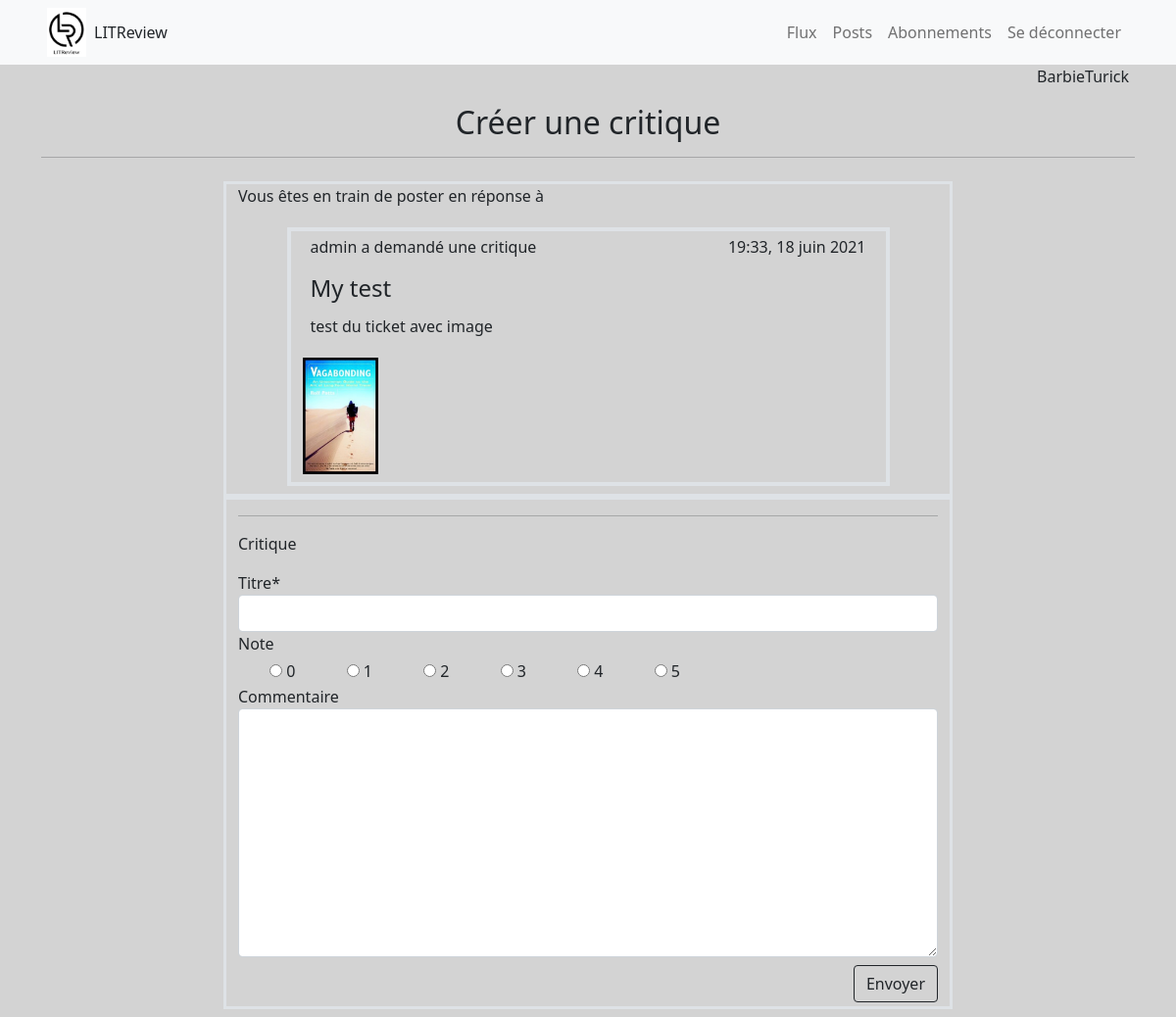
Page /add_review/review_with_ticket/1 (signed in) on the earlier database version.
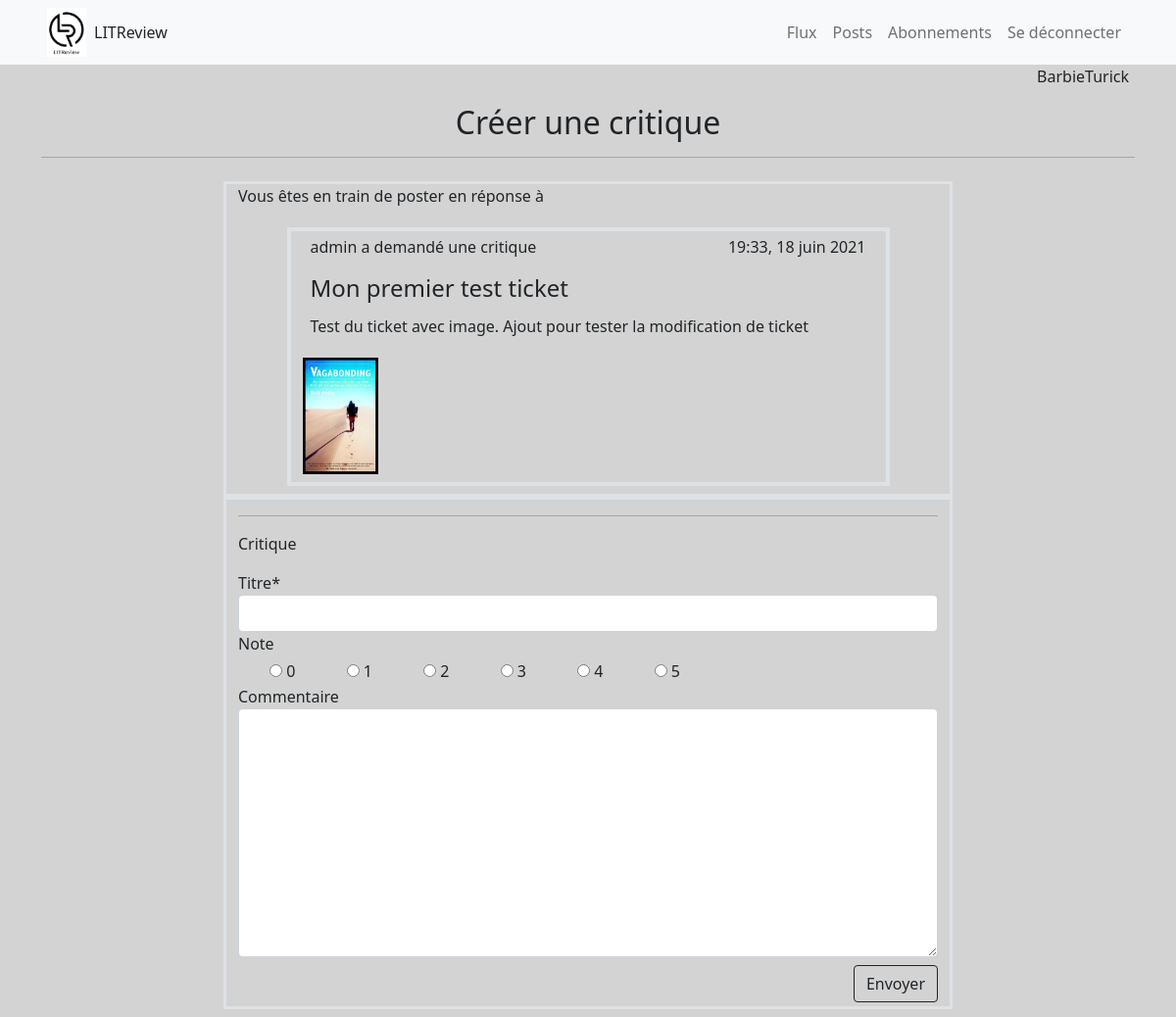
Same page on the later database version.
### ticket/models.py (models this page shows, shortened)
class Ticket(models.Model):
    title = models.CharField(max_length=128)
    description = models.TextField(max_length=2048)
    time_created = models.DateTimeField(default=timezone.now)
    author = models.ForeignKey(User, on_delete=models.CASCADE)
    image = models.ImageField(upload_to='images', null=True, blank=True)

### user/models.py (models this page shows)
class User(AbstractUser):
    pass

### review/views.py (the view)
# urls.py: path('review_with_ticket/<int:id_ticket>', views.create_review_ticket, name='review_with_ticket'),
@login_required
def create_review_ticket(request, id_ticket=None):
    instance_ticket = get_object_or_404(Ticket, pk=id_ticket) if id_ticket else None
    if request.method == 'POST':
        form = CreateReviewTicketForm(request.POST, request.FILES)
        if form.is_valid():
            instance_review = form.save(commit=False)
            instance_review.user = request.user
            instance_review.title = instance_ticket.title
            instance_review.description = instance_ticket.description
            instance_review.image = instance_ticket.image
            instance_review.save()
            return redirect('/flux/')
    else:
        form = CreateReviewTicketForm()
    context = {'form': form, 'title': 'Créer une critique', 'ticket': instance_ticket}
    return render(request, 'review/create_review_ticket.html', context)

### review/forms.py
class CreateReviewTicketForm(forms.ModelForm):
    rating = forms.ChoiceField(label='Note', widget=forms.RadioSelect(), choices=RANKING_CHOICES)
    class Meta:
        model = Review
        fields = ['headline', 'rating', 'body']
        labels = {
            'headline': 'Titre',
            'rating': 'Note',
            'body': 'Commentaire',
        }

### review/templates/review/create_review_ticket.html (shortened to what this page needs)
{% extends 'main.html' %}
{% load crispy_forms_tags %}
{% block content %}
<div class="text-center">
    <h2 class="pt-3">Créer une critique</h2>
<hr>
</div>
<div class = "container py-2">
    <div class="row justify-content-around align-items-start">
        <div class="col-8 border border-3">
            <p>Vous êtes en train de poster en réponse à</p>
            {% include './display_reply_ticket.html' with ticket=ticket %}
        </div>
        <div class="col-8 border border-3">
                <form enctype="multipart/form-data" method="POST" action="">
                    <div class="form-row">
                        <hr>
                        <p class='mt-1'>Critique</p>
                        {{ form.headline|as_crispy_field }}
                        {{ form.rating.label }}<br/>
                        {% for radio in form.rating %}
                            <div class="form-check form-check-inline ms-2 mt-1">
                                {{ radio }}
                            </div>
                        {% endfor %}
                        {{ form.body|as_crispy_field }}
                    </div>
                    <div class="d-flex justify-content-end" >
                        <button class="btn btn-outline-dark my-1 mt-2" type = "submit">Envoyer</button>
                    </div>
                </form>
        </div>
    </div>
</div>
{% endblock %}

### review/templates/review/display_reply_ticket.html
{% load tz %}
    <div class="row justify-content-center pt-1">
        <div class="col-10 border border-4 mb-2">
            <div class="row">
                {% if user.is_authenticated and user == ticket.author %}
                    <p><span class="float-start  ps-2 pt-1"> Ticket : Vous </span>
                    <span class="float-end pe-2 pt-1">
                        {{ticket.time_created|localtime | time:'H:i'}}, {{ticket.time_created|localtime | date:'d F Y'}}
                    </span></p>
                {% else %}
                    <p><span class="float-start ps-2 pt-1"> {{ticket.author}} a demandé une critique </span>
                    <span class="float-end pe-2 pt-1">
                            {{ticket.time_created|localtime | time:'H:i'}}, {{ticket.time_created|localtime | date:'d F Y'}}
                    </span></p>
                {% endif %}
            </div>
            <div class="row">
                <h4 class="ms-2">{{ticket.title}}</h4>
                <p class="ms-2 py-1">{{ticket.description}}</p>
            </div>
            <div class="row ">
                {% if ticket.image %}
                    <div class="col-2">
                        <img src={{ticket.image.url}} alt="image du ticket" class="img-fluid mb-2"/>
                    </div>
                {% endif %}
            </div>
        </div>
    </div>

Differences in the rows shown:
changed Ticket "admin": title "My test" → "Mon premier test ticket"; description "test du ticket avec image" → "Test du ticket avec image. Ajout pour tester la modification de ticket"
